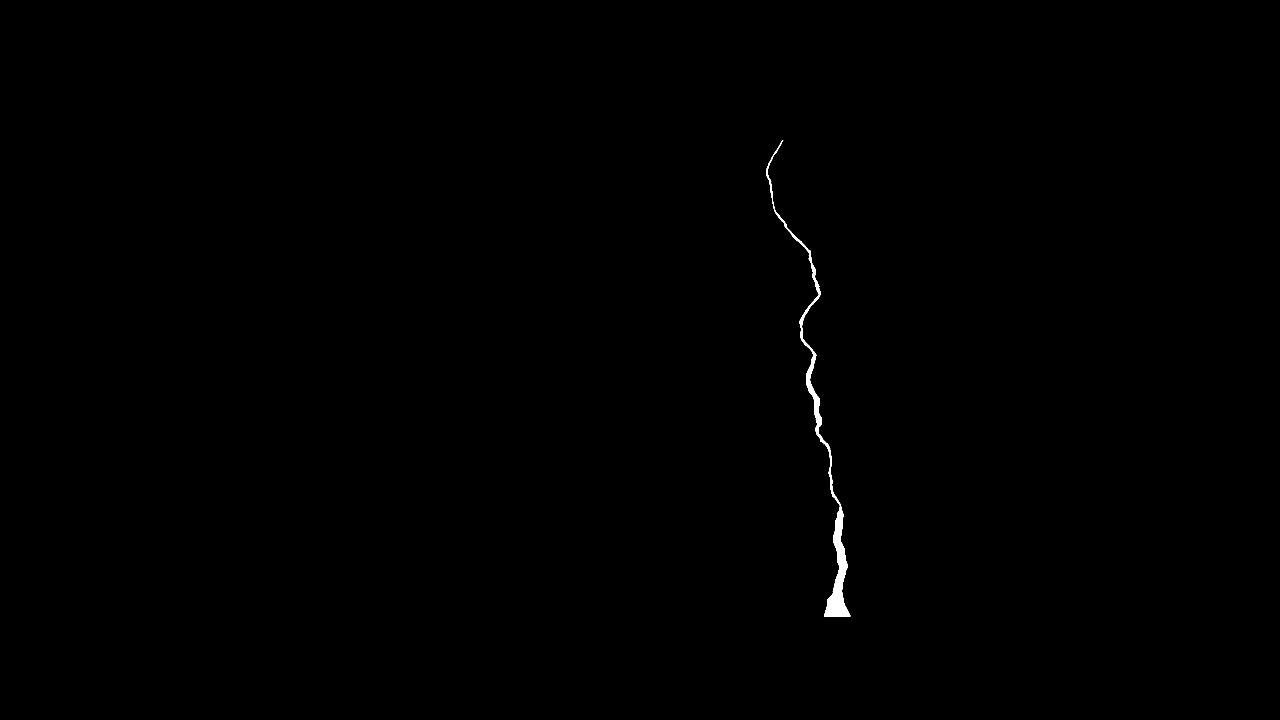
#> input picture data/image_label.png, 3840 x 2160 px (shown at 1/3 size); the run also reads 1 picture not shown here
$ python save_grap.py
#> lines starting #> are read from the running program, lines starting #| are printed output that depends on the picture; after the words box and inside, x2 and y2 are one past the last pixel; in counts of white or black regions, pixels touching at a corner belong together
### model_linear/train_model_linear_simulation.py

from model_linear.lib import *
from model_linear.Model_machine import *
from model_linear.function import *
from add_noise.noise_crack import *


def train_model_linear(list_class_model,path_crack_simulation,path_save,show_fig,save_model_ML,path_image_test,Snr_db,num_point_add):
    #global i,R_squared
#> called with path_crack_simulation = './data/Tex1000_1n_1cd__3p.txt', path_save = './model_linear/model/', save_model_ML = True, path_image_test = './data/image_label.png', Snr_db = 5, num_point_add = 10
    lst_model=[]
    name_simuation =  (os.path.split(path_crack_simulation)[-1]).split(".")[0]
    # load data
    img = cv2.imread(path_image_test)
#> img is the input picture: shape (2160, 3840, 3); 0.22% white; 2 white regions (1 under 20 px), largest, box (x1, y1, x2, y2) and area: (2299, 420, 2552, 1849) 18026
    #point_crack = np.argwhere(img == 255)
    val_resize = 1
    size_img = img.shape
    new_width = int(size_img[1]*val_resize)
    new_height = int(size_img[0]*val_resize)
    img_resized = cv2.resize(src=img, dsize=(new_width, new_height),interpolation = cv2.INTER_AREA)
    img_resized = cv2.cvtColor(img_resized, cv2.COLOR_BGR2GRAY)
    img_resized[np.argwhere(img_resized>0)[:,0],np.argwhere(img_resized>0)[:,1]] = 1
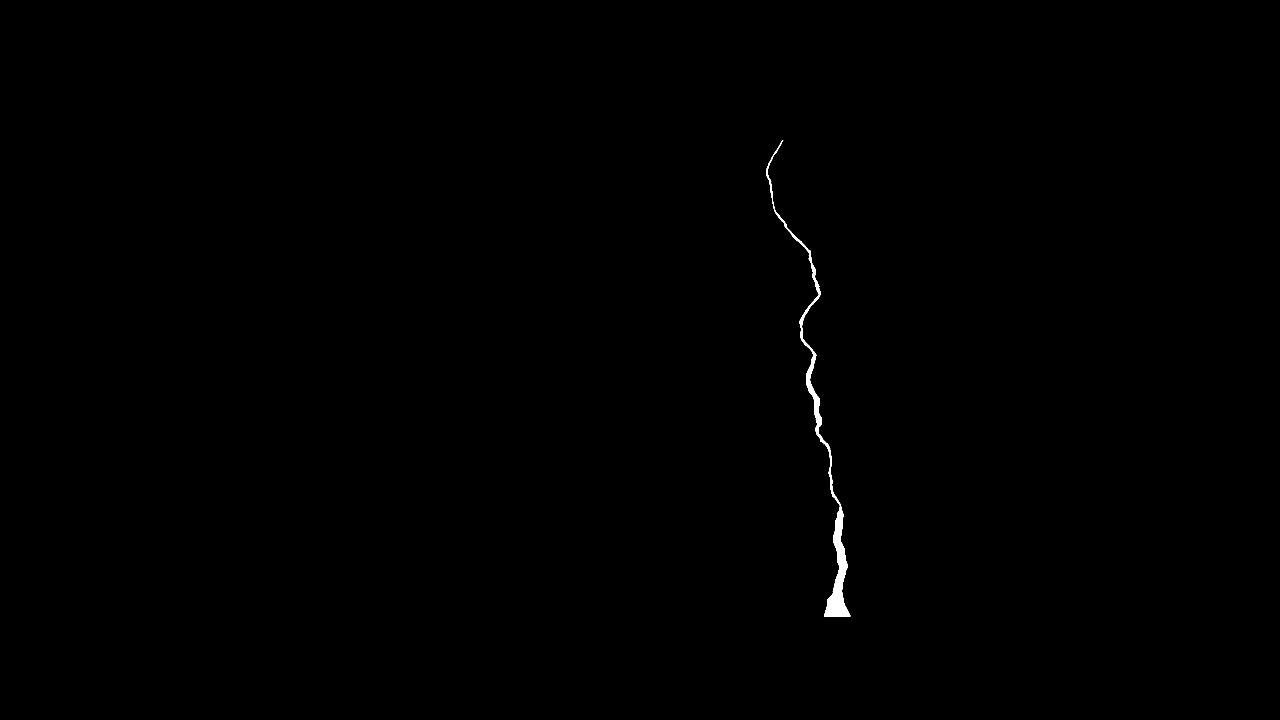
#> img_resized: shape (2160, 3840) (shown at 1/3 size); values 0 (black) and 1 (white), 0.22% white; 2 white regions (1 under 20 px), largest, box (x1, y1, x2, y2) and area: (2299, 420, 2552, 1849) 18026
    skeleton = skeletonize(img_resized, method='lee')
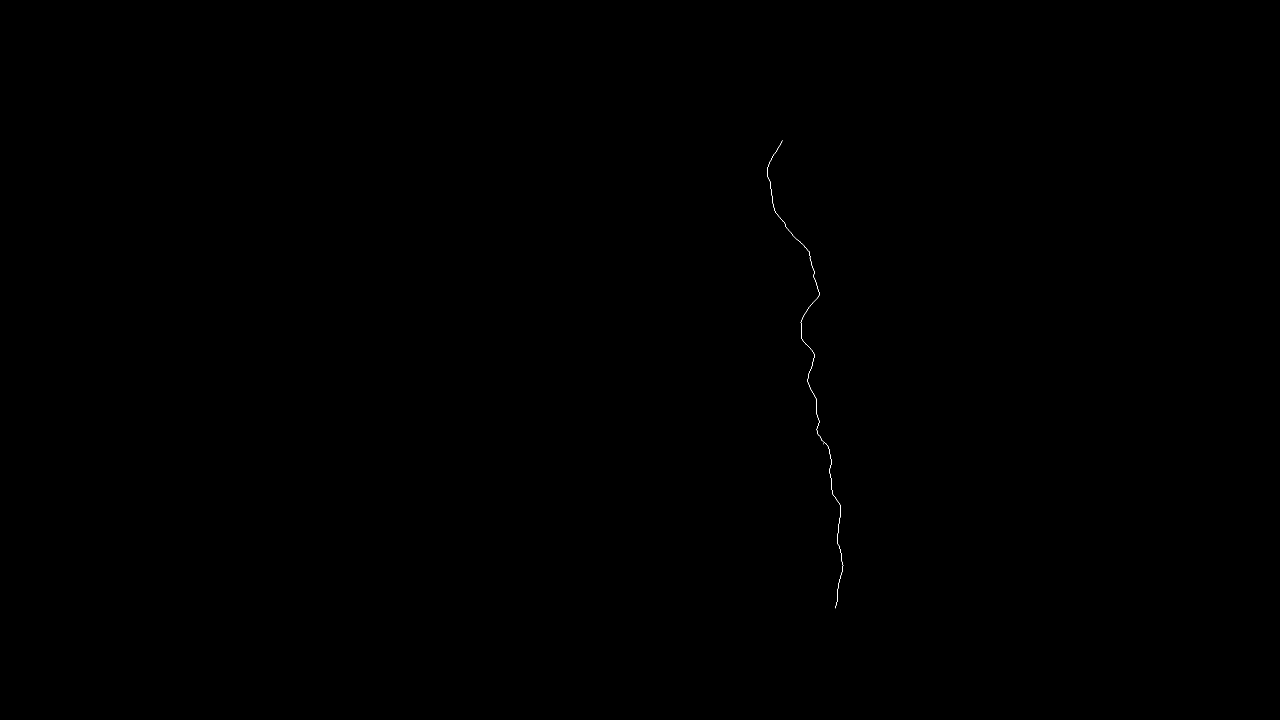
#> skeleton: shape (2160, 3840) bool (shown at 1/3 size); 0.02% white in thin lines or dots, all inside (x1, y1, x2, y2) = (2301, 421, 2530, 1825)
    point_crack = np.argwhere(skeleton > 0)
#> point_crack = 1419 pairs, first value 421 to 1824, second value 2301 to 2529

    x_son = (point_crack[:, 0])
#> x_son = 1419 values from 421 to 1824
    x_son = np.resize(x_son, ([np.size(x_son), 1]))
    y_son = (point_crack[:, 1])
#> y_son = 1419 values, max 2529 at index 1290, min 2301 at index 86, mean 2437.9
    y_son = np.resize(y_son, ([np.size(y_son), 1]))

    # dataframe test model
    # df_test = pd.DataFrame(
    #     {'test_x': x_son,'test_y': y_son})

    # load data crack train
    # data = pd.read_csv("F:/crack-machine/data_crack.txt",
    #                    delimiter='\s+', index_col=False)
    data = pd.read_csv(path_crack_simulation,
                    index_col=False,sep=",")
#> (reads data/Tex1000_1n_1cd__3p.txt from the repository)
    data = (np.array(data))
    cloumn1 = data[:, 0]
    cloumn1 = np.resize(cloumn1, ([np.size(cloumn1), 1]))
    cloumn2 = data[:, 1]
    cloumn2 = np.resize(cloumn2, ([np.size(cloumn1), 1]))
    point = np.argwhere(cloumn1 == 0)[:, 0]
    point = np.append([-1], point)  # add the first crack loction

    # careate a list of crack names
    number_crack = []
    #for i in range(0,  len(point) -1):
    for i in range(0,  1):#len(point) -1
        number_crack_name = 'num_crack_%s' % i
        number_crack.append(number_crack_name)

    # load model
    for class_model in list_class_model:
        print(class_model)
        #call and run all model in foulder
        for name,method in call_all_method(class_model).items():
            print("calling: {}".format(name))
            try:
                name_model,model=method()
                lst_model.append((name_model,model))
            except:
                continue

    # train model
    list_name_model =[]
    out_data_model_mean = pd.DataFrame()

    for name_model, model in lst_model:

        #print(name_model)
        list_name_model.append(name_model)
        list_MSE, list_MSA, list_RMSE, list_R_squared, list_Accuracy = [], [], [], [], []
        list_MSE_mean, list_MAE_mean, list_RMSE_mean, list_R_squared_mean, list_Accuracy = [], [], [], [], []
        i = 0
        #for i in range(0,  len(point) -1):
        for i in range(0,  1):#len(point) -1
            data1 = ((data[point[i] + 1:point[i + 1], :]))+1

            #X_crack,y_crack,x_simu,y_simu=nomalize_data_crack_to_simulation(data1,point_crack)
            X = nomalize_crack_simulation(data1[:, 0])
            y = nomalize_crack_simulation(data1[:, 1] )
            # add noise
            x_simu,y_simu=add_noise(X,y,Snr_db=Snr_db,num_point=num_point_add)
            X_crack,y_crack,X_crack2,y_crack2,x_simu,y_simu=nomalize_data_crack_to_simulation(np.hstack((x_simu,y_simu)),point_crack)
            #x_simu,y_simu=add_noise(x_simu,y_simu,Snr_db=60,num_point=50)
            # train model in list
            try:
                model.fit(y_simu,x_simu.ravel())
            except:
                print(name_model)
            MSA = mean_absolute_error(y_crack, model.predict(X_crack))
            # MSE
            MSE = mean_squared_error(y_crack, model.predict(X_crack))
            # RMSE
            RMSE = np.sqrt(MSE)
            # R_squared
            R_squared = r2_score(y_crack, model.predict(X_crack))
            # accuracy
            print('%s crack number %s R_squared: %s MSA: %s MSE: %s' %
                (name_model, i, R_squared, MSA, MSE))
            #print(R_squared )
            # ani = animation.FuncAnimation(fig1, animate, interval=1000)
            # plt.show()
            # save model
            if save_model_ML is not None:
                save_model(model,i,path_save= path_save,name_model=name_model,name_txt=name_simuation,num_SNR=Snr_db)
            if show_fig is not None:
                fig, ax = plt.subplots(figsize=(6, 6)) # Defines ax variable by creating an empty plot
                # Define the data to be plotted
                #plt.plot(x, y, 'b+', label='Data points')
                plt.scatter(y_crack,X_crack,
                            edgecolor='c', s=1, label="True crack")
                #plt.scatter((model.predict(x_son)), (x_son),
                #            edgecolor='c', s=1, label="True crack")
                plt.scatter(model.predict(X_crack),X_crack,
                            edgecolor='k', s=1, label="True crack")
                plt.scatter(x_simu,y_simu, edgecolor='b', s=1, label="Crack samples %s" %i)
                #plt.scatter(y_son1, x_son1, edgecolor='r', s=0.51, label="Model train")
                plt.xlabel("x")
                plt.ylabel("y")
                plt.axis('equal')
                # plt.xlim((-2, 2))
                # plt.ylim((-2, 2))
                #fig.savefig('filename.png', dpi=125)
                plt.show()
#> this loop made 22 passes
#> pass 1, in add_noise, `plt.close()`:
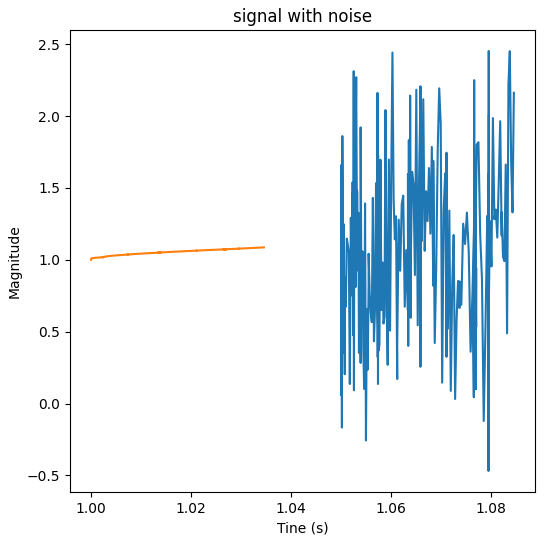
#> figure drawn by matplotlib, 1 panel
#> after the loop, list_name_model = 22 items, first 6: 'LM_ARD', 'LM_Bayesian-Ridge', 'LM_Huber', 'LM_KRR_RBF', 'LM_Kernel_Ridge', 'LM_Lasso'
#> (the rest of the program and of its run is left out)
